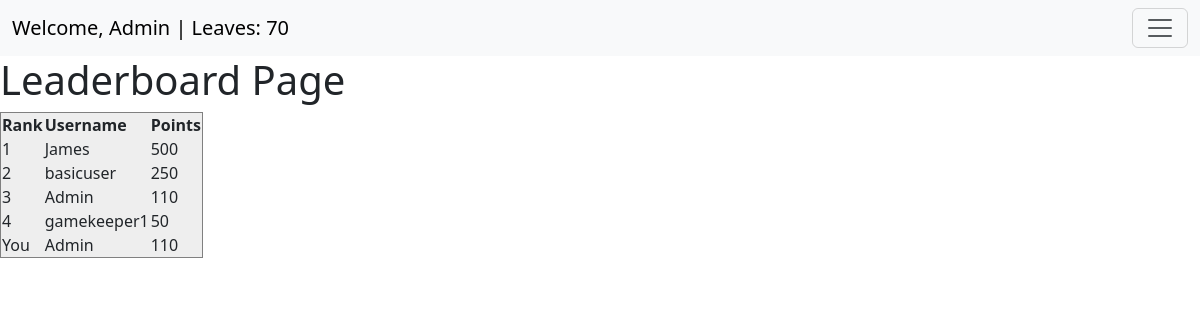
/leaderboard (signed in), run on the app's committed database.
### user_management/models.py (models this page shows, shortened)
class CustomUser(AbstractUser):
    email = models.EmailField(null=True, blank=True) # TODO: Allows no email, potentially remove in sprint 2
    friends = models.ManyToManyField("self", symmetrical=True, blank=True)
    owned_plants = models.ManyToManyField("garden.Plant", related_name="owners")
    objects = CustomUserManager()

class UserStats(models.Model):
    user = models.OneToOneField(CustomUser, on_delete=models.CASCADE, related_name="stats")
    leaves = models.IntegerField(default=0)
    points = models.IntegerField(default=0)
    class Meta:
        verbose_name = "User Stats"
        verbose_name_plural = "User Stats"

### main/views.py (the view)
# urls.py: path("leaderboard", views.leaderboard, name="leaderboard"),  # Leaderboard page
@login_required(login_url="/auth/login")
def leaderboard(request):
    context = get_leaderboard(request).content
    context = json.loads(context)
    context['points'] = UserStats.objects.get(user_id=request.user.id).points
    return render(request, "leaderboard.html", context)

### main/views.py (called while the page is built)
@api_view(['GET'])
def get_leaderboard(request):
    leaders = UserStats.objects.raw("SELECT id, user_id, points FROM user_management_userstats ORDER BY points DESC LIMIT 10")
    data = {'leaderboard': []}
    for person in leaders:
        id = person.user_id
        username = CustomUser.objects.get(pk=id).get_username()
        points = person.points
        data['leaderboard'].append({'username': username, 'points': points})
    return JsonResponse(data)

### main/templates/leaderboard.html (shortened to what this page needs)
{% extends 'base.html' %}
{% load auth_extras %}
{% block content %}
<h1>Leaderboard Page</h1>
<table style="background-color:#eee" border="1px solid black">
    <tr>
        <th>Rank</th>
        <th>Username</th>
        <th>Points</th>
    </tr>
    {% for item in leaderboard %}
    <tr>
        <td>{{forloop.counter}}</td>
        <td>{{item.username}}</td>
        <td>{{item.points}}</td>
    </tr>
    {% endfor %}
    {% if user.is_authenticated %}
    <tr>
        <td>You</td>
        <td>{{user.username}}</td>
        <td>{{points}}</td>
    </tr>
    {% endif %}
  </table>
{% endblock %}

### main/templates/base.html (shortened to what this page needs)
<html lang="en">
<head>
    <link href="https://cdn.jsdelivr.net/npm/bootstrap@5.3.3/dist/css/bootstrap.min.css" rel="stylesheet">
</head>
<body>
<nav class="navbar navbar-light bg-light">
    <div class="container-fluid">
        <a class="navbar-brand me-auto" href="#">
            {% if user.is_authenticated %}
                Welcome, {{ user.username }} | Leaves: {{ user.stats.leaves }}
            {% else %}
                Guest
            {% endif %}
        </a>
        <button class="navbar-toggler" type="button" data-bs-toggle="collapse" data-bs-target="#navbarSupportedContent"
            aria-controls="navbarSupportedContent" aria-expanded="false" aria-label="Toggle navigation">
            <span class="navbar-toggler-icon"></span>
        </button>
    </div>
</nav>
{% block content %}
{% endblock %}
</body>
</html>

### data on the page
CustomUser: username "Admin", stats.leaves "70", points "110"
CustomUser: username "James", points "500"
CustomUser: username "basicuser", points "250"
CustomUser: username "gamekeeper1", points "50"

### other printed values
{{ points }} "110"
